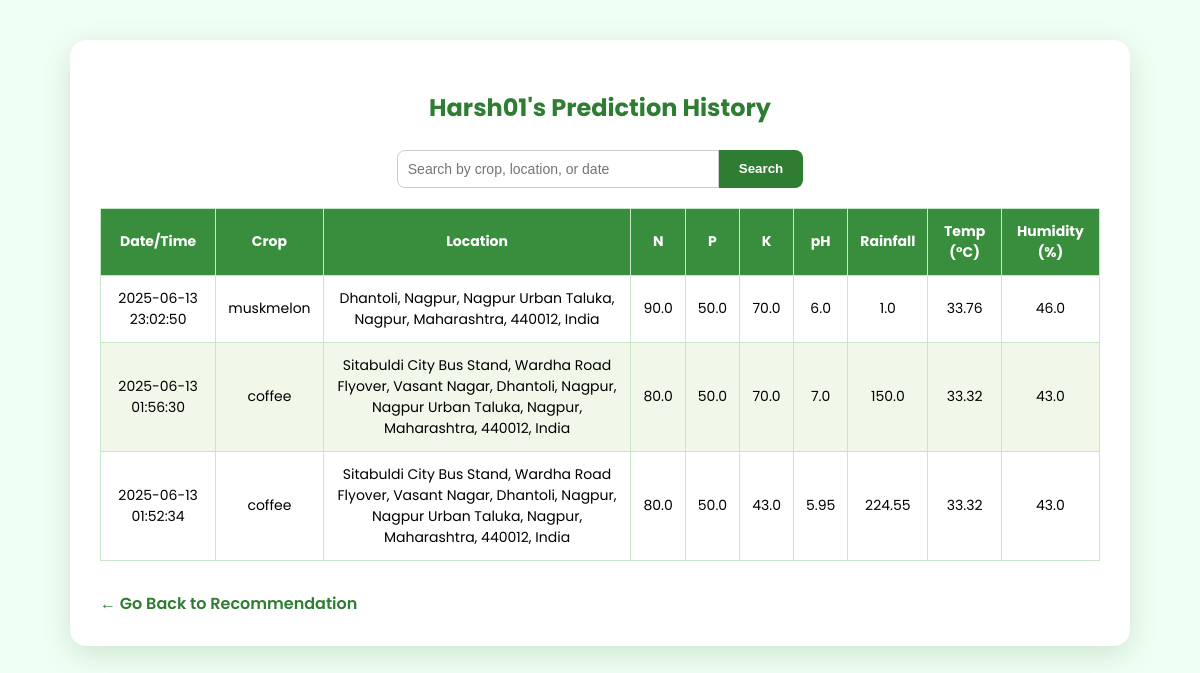
The app's page /history (signed in) with its own data.
### tables this page shows
CREATE TABLE history (
            id INTEGER PRIMARY KEY AUTOINCREMENT,
            username TEXT,
            timestamp TEXT,
            predicted_crop TEXT,
            location TEXT,
            N REAL, P REAL, K REAL,
            temperature REAL, humidity REAL, ph REAL, rainfall REAL
        );

### app.py (the view)
@app.route('/history')
def history():
    if 'user' not in session:
        return redirect(url_for('login'))
    user = session['user']
    query = request.args.get('query', '').lower()
    conn = sqlite3.connect('users.db')
    c = conn.cursor()
    c.execute("SELECT * FROM history WHERE username = ? ORDER BY timestamp DESC", (user,))
    all_records = c.fetchall()
    conn.close()
    if query:
        records = [row for row in all_records if query in row[3].lower()]
    else:
        records = all_records
    return render_template('history.html', records=records)

### templates/history.html (shortened to what this page needs)
<!DOCTYPE html>
<html lang="en">
<head>
</head>
<body>
  <div class="container">
    <h2>{{ session['user'] }}'s Prediction History</h2>
    <form method="GET" action="{{ url_for('history') }}">
      <input type="text" name="query" placeholder="Search by crop, location, or date" value="{{ request.args.get('query', '') }}">
      <button type="submit">Search</button>
    </form>
    {% if records and records|length > 0 %}
      <table>
        <thead>
          <tr>
            <th>Date/Time</th>
            <th>Crop</th>
            <th>Location</th>
            <th>N</th>
            <th>P</th>
            <th>K</th>
            <th>pH</th>
            <th>Rainfall</th>
            <th>Temp (°C)</th>
            <th>Humidity (%)</th>
          </tr>
        </thead>
        <tbody>
          {% for row in records %}
          <tr>
            <td>{{ row[2] }}</td>
            <td>{{ row[3] }}</td>
            <td>{{ row[4] }}</td>
            <td>{{ row[5] }}</td>
            <td>{{ row[6] }}</td>
            <td>{{ row[7] }}</td>
            <td>{{ row[10] }}</td>
            <td>{{ row[11] }}</td>
            <td>{{ row[8] }}</td>
            <td>{{ row[9] }}</td>
          </tr>
          {% endfor %}
        </tbody>
      </table>
    {% else %}
      <p class="no-data">No predictions found{{ ' for "' ~ request.args.get('query') ~ '"' if request.args.get('query') }}.</p>
    {% endif %}
    <a href="{{ url_for('recommend') }}">← Go Back to Recommendation</a>
  </div>
</body>
</html>

### templates/history.html (style rules this page uses)
body { font-family: 'Poppins', sans-serif; background: #f0fff4; margin: 0; padding: 40px; }
.container { max-width: 1000px; margin: auto; background: #ffffff; padding: 30px; border-radius: 16px; box-shadow: 0 8px 30px rgba(0, 80, 0, 0.15); }
h2 { text-align: center; color: #2e7d32; margin-bottom: 25px; }
form { display: flex; justify-content: center; margin-bottom: 20px; }
input[type="text"] { padding: 10px; width: 300px; border: 1px solid #ccc; border-radius: 8px 0 0 8px; font-size: 14px; }
button { padding: 10px 20px; background-color: #2e7d32; color: white; border: none; border-radius: 0 8px 8px 0; cursor: pointer; font-weight: 600; }
table { width: 100%; border-collapse: collapse; margin-top: 20px; }
th, td { padding: 12px; border: 1px solid #c8e6c9; text-align: center; font-size: 14px; }
th { background-color: #388e3c; color: white; }
tr:nth-child(even) { background-color: #f1f8e9; }
a { text-decoration: none; color: #2e7d32; font-weight: 600; display: inline-block; margin-top: 30px; }

### records on screen
history: timestamp "2025-06-13 23:02:50", predicted_crop "muskmelon", location "Dhantoli, Nagpur, Nagpur Urban Taluka, Nagpur, Maharashtra, 440012, India", N "90.0", P "50.0", K "70.0", ph "6.0", rainfall "1.0", temperature "33.76", humidity "46.0"
history: timestamp "2025-06-13 01:56:30", predicted_crop "coffee", location "Sitabuldi City Bus Stand, Wardha Road Flyover, Vasant Nagar, Dhantoli, Nagpur, Nagpur Urban Taluka, Nagpur, Maharashtra, 440012, India", N "80.0", P "50.0", K "70.0", ph "7.0", rainfall "150.0", temperature "33.32", humidity "43.0"
history: timestamp "2025-06-13 01:52:34", predicted_crop "coffee", location "Sitabuldi City Bus Stand, Wardha Road Flyover, Vasant Nagar, Dhantoli, Nagpur, Nagpur Urban Taluka, Nagpur, Maharashtra, 440012, India", N "80.0", P "50.0", K "43.0", ph "5.95", rainfall "224.55", temperature "33.32", humidity "43.0"

### other values on screen
{{ session['user'] }} "Harsh01"
